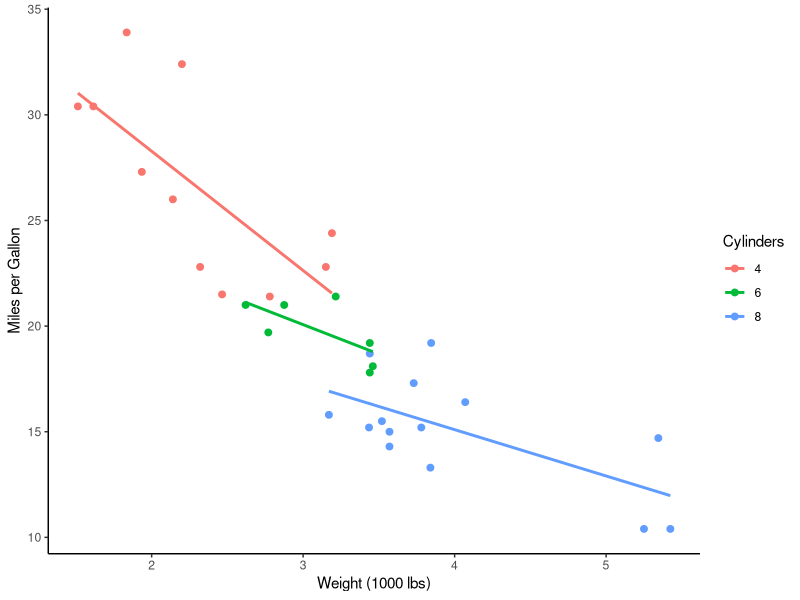
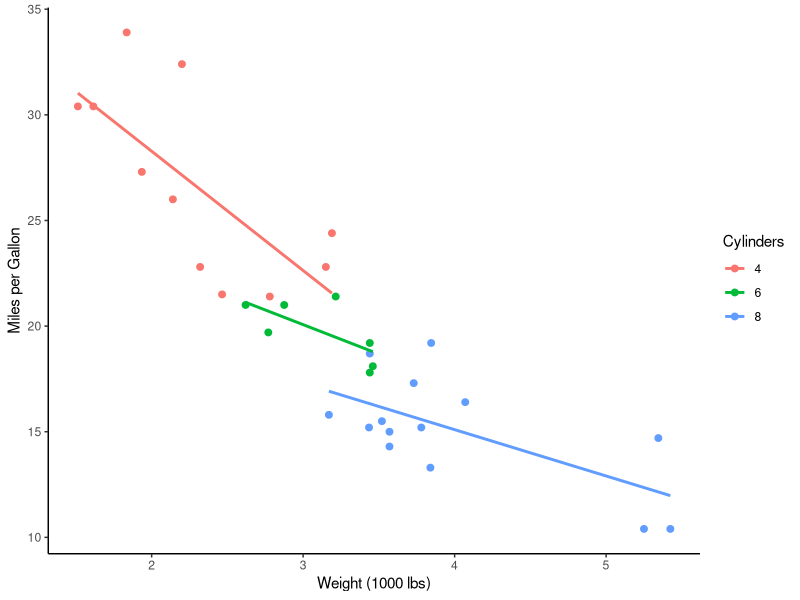
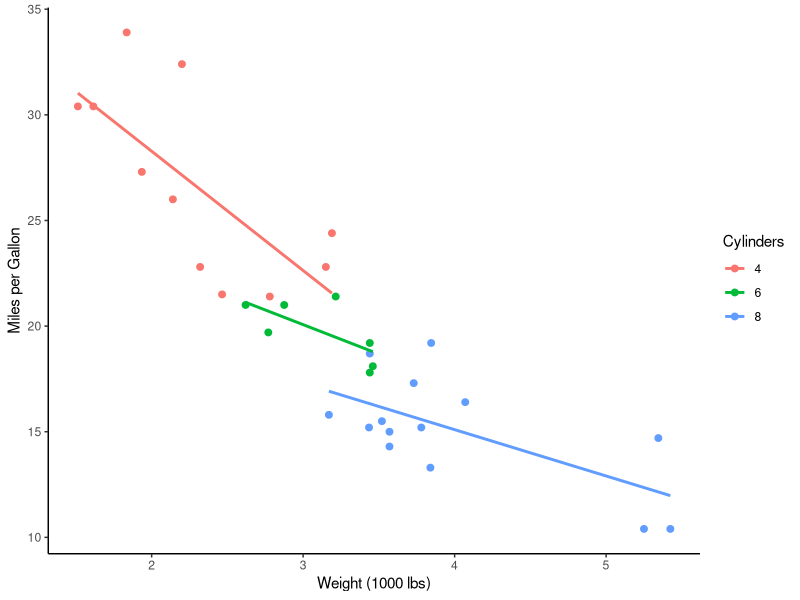
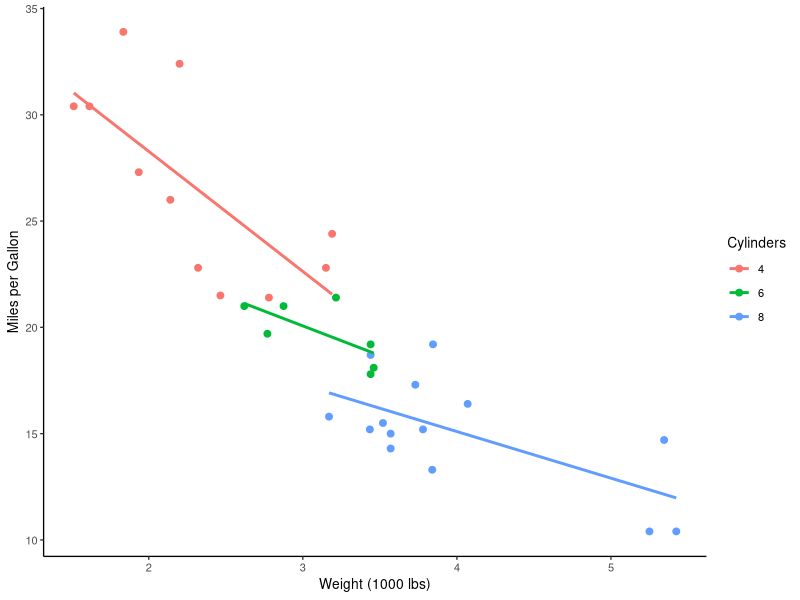
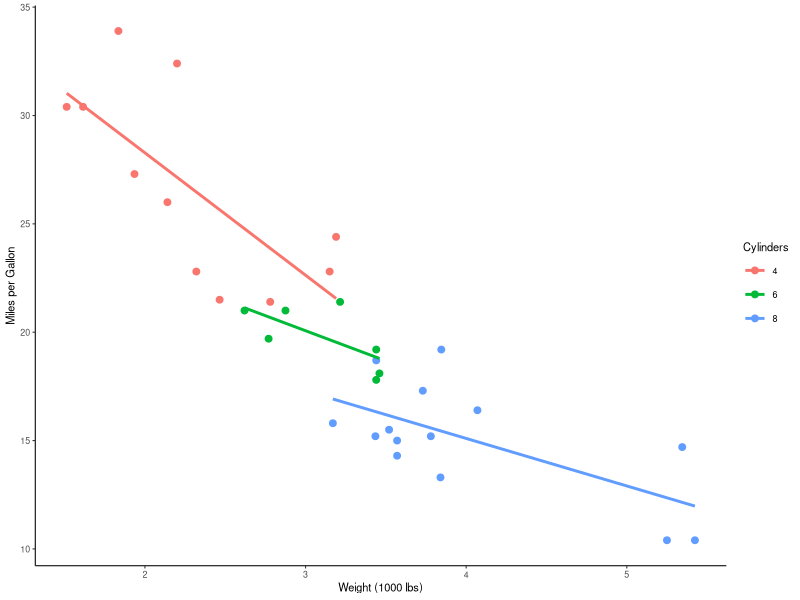
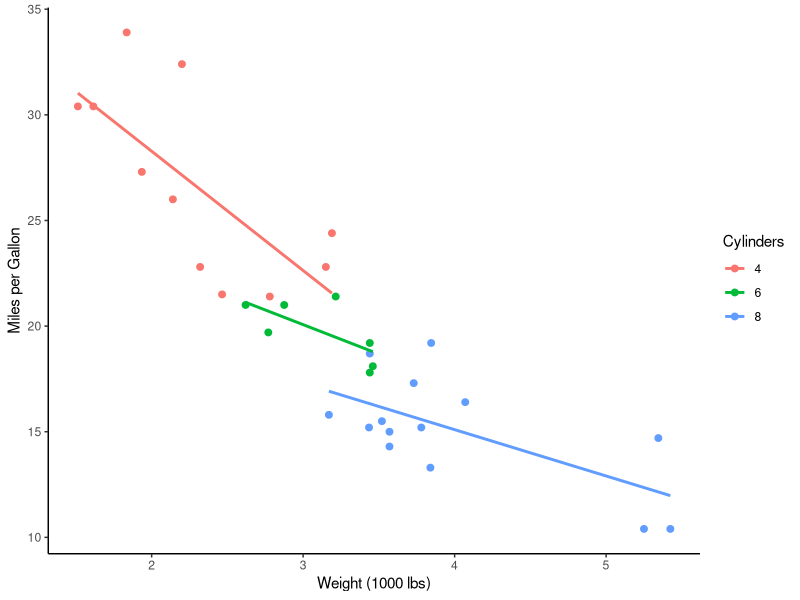
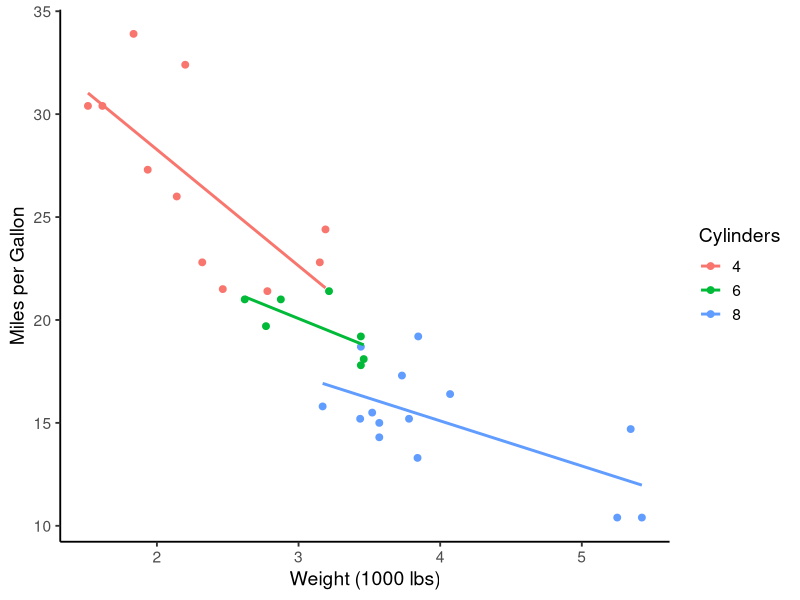
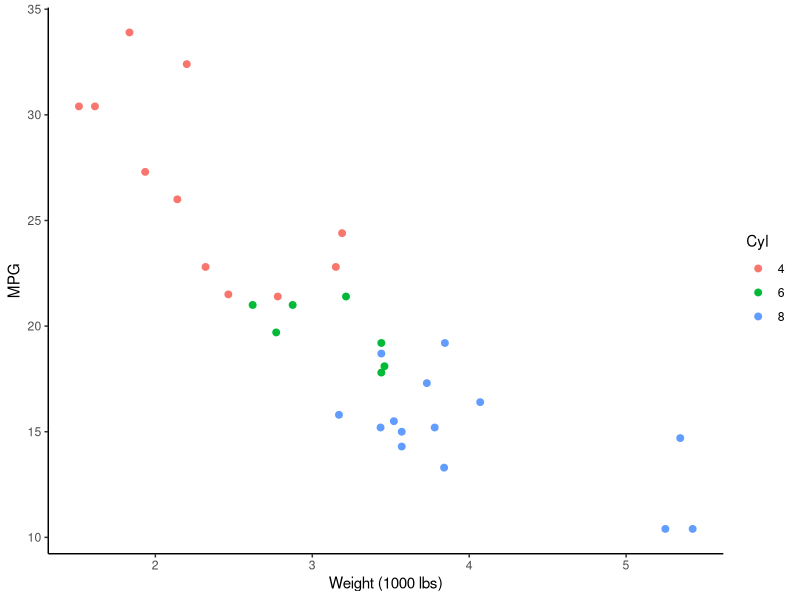

Generate these figures, in order, with R:
## ---- chunk 1
#| label: setup-sizing
#| echo: false
#| eval: true
#| message: false
#| warning: false

library(ggplot2)
library(patchwork)

# Create the base plot used throughout
p <- ggplot(mtcars, aes(wt, mpg, color = factor(cyl))) +

  geom_point(size = 2) +
  geom_smooth(method = "lm", se = FALSE) +
  labs(x = "Weight (1000 lbs)", y = "Miles per Gallon",
       color = "Cylinders") +
  theme_classic()
## ---- chunk 2
#| label: sizing-demo-generate
#| echo: false
#| eval: true
#| output: false

# Save at different sizes to demonstrate the effect
ggsave("plots/04_sizing/sizing_small.svg", p, width = 3.5, height = 3)
ggsave("plots/04_sizing/sizing_large.svg", p, width = 7, height = 6)
## ---- chunk 3
#| label: sizing-journal-demo
#| echo: false
#| eval: true

library(ggplot2)

# Create your plot with default theme
p <- ggplot(mtcars, aes(wt, mpg, color = factor(cyl))) +
  geom_point(size = 2) +
  geom_smooth(method = "lm", se = FALSE) +
  labs(x = "Weight (1000 lbs)", y = "Miles per Gallon",
       color = "Cylinders") +
  theme_classic()

# STEP 1: Save at journal single-column width (3.5 inches)
# Text will appear appropriately large!
ggsave("plots/04_sizing/figure1.svg", p, width = 3.5, height = 3)

# STEP 2: If text still too small/large, adjust base_size
p2 <- p + theme_classic(base_size = 10)  # Slightly smaller base
ggsave("plots/04_sizing/figure1_v2.svg", p2, width = 3.5, height = 3)
## ---- chunk 4
#| label: base-size-demo-generate
#| echo: false
#| eval: true
#| output: false

# Save with different base_size values
ggsave("plots/04_sizing/sizing_base8.svg", p + theme_classic(base_size = 8), width = 3.5, height = 3)
ggsave("plots/04_sizing/sizing_base11.svg", p + theme_classic(base_size = 11), width = 3.5, height = 3)
ggsave("plots/04_sizing/sizing_base14.svg", p + theme_classic(base_size = 14), width = 3.5, height = 3)
## ---- chunk 5
#| label: sizing-manual-generate
#| echo: false
#| eval: true
#| output: false

# Without manual theme adjustments
p_default <- ggplot(mtcars, aes(wt, mpg, color = factor(cyl))) +
  geom_point(size = 2) +
  labs(x = "Weight (1000 lbs)", y = "MPG", color = "Cyl") +
  theme_classic(base_size = 11)

# With manual theme adjustments
p_custom <- p_default +
  theme(
    axis.title = element_text(size = 14, face = "bold"),
    axis.text = element_text(size = 12),
    legend.title = element_text(size = 12, face = "bold"),
    legend.text = element_text(size = 11)
  )

ggsave("plots/04_sizing/sizing_default_theme.svg", p_default, width = 4, height = 3)
ggsave("plots/04_sizing/sizing_custom_theme.svg", p_custom, width = 4, height = 3)
